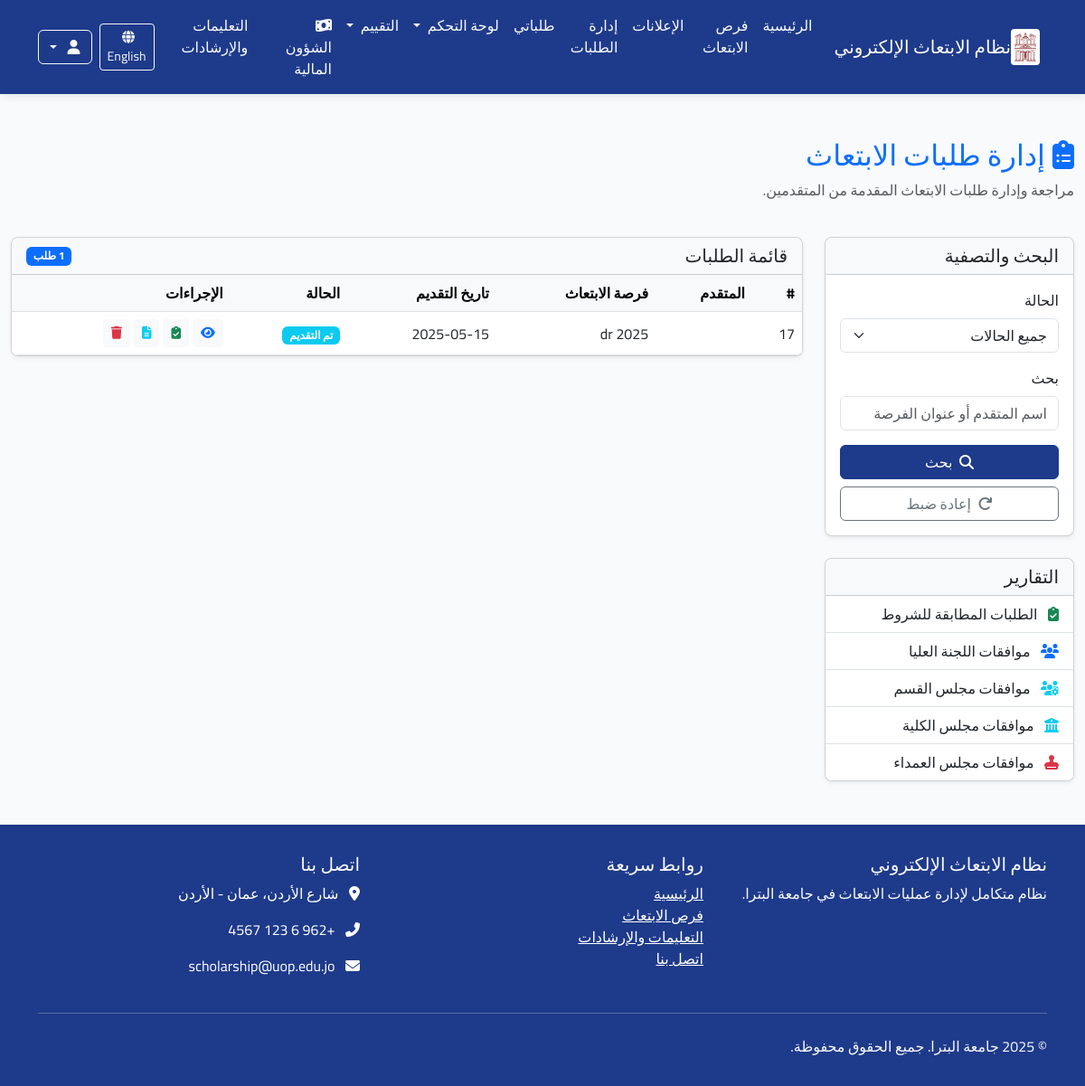
Page /ar/applications/ (signed in) on the earlier database version.
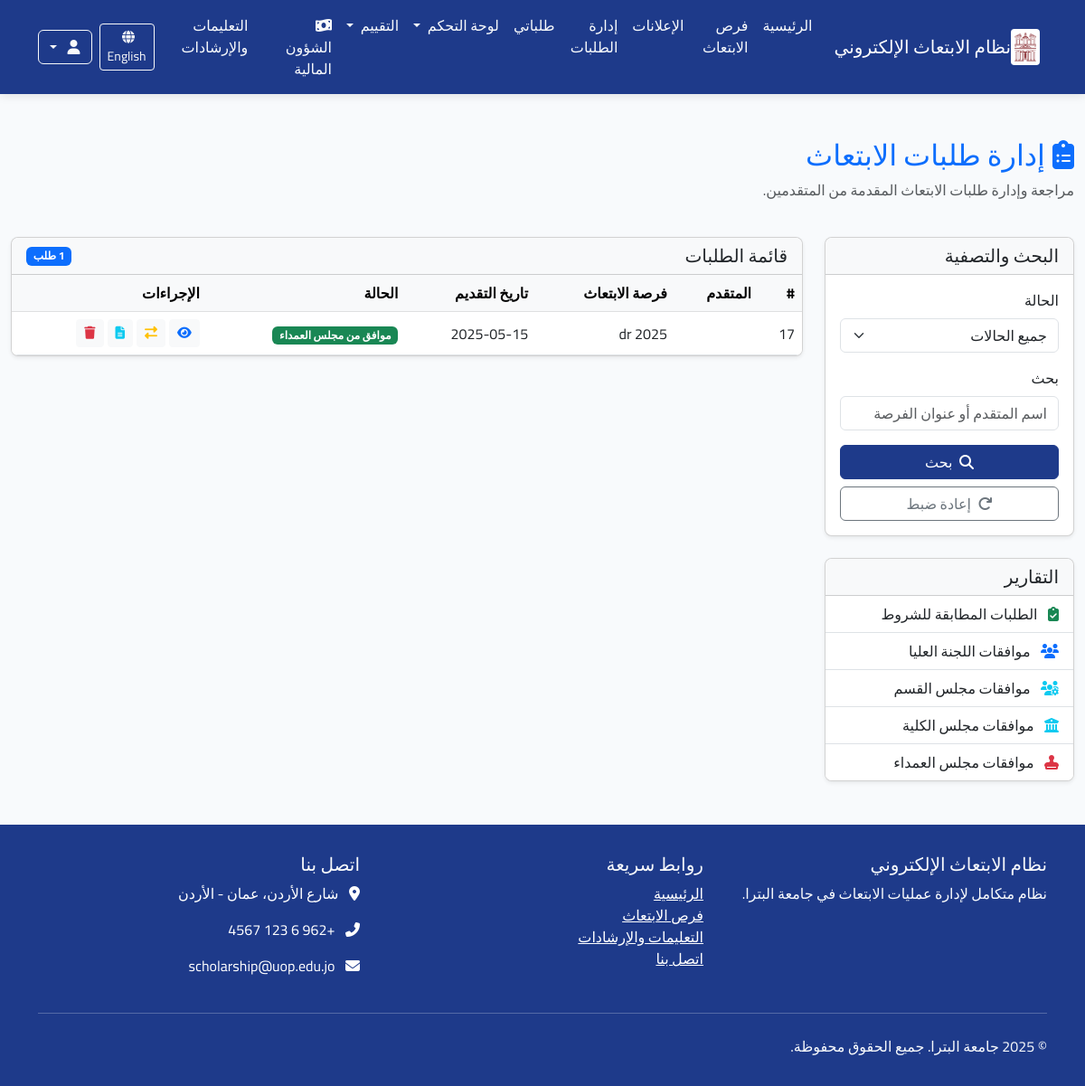
Same page on the later database version.
### applications/models.py (models this page shows, shortened)
class Application(models.Model):
    scholarship = models.ForeignKey(Scholarship, verbose_name=_("فرصة الابتعاث"), on_delete=models.CASCADE,
                                    related_name="applications")
    applicant = models.ForeignKey(User, verbose_name=_("المتقدم"), on_delete=models.CASCADE,
                                  related_name="applications")
    status = models.ForeignKey(ApplicationStatus, verbose_name=_("حالة الطلب"), on_delete=models.PROTECT,
                               related_name="applications")
    application_date = models.DateTimeField(_("تاريخ التقديم"), auto_now_add=True)
    last_update = models.DateTimeField(_("آخر تحديث"), auto_now=True)
    motivation_letter = models.TextField(_("خطاب الدوافع"),
                                         help_text=_("اشرح لماذا تريد التقدم لهذه الفرصة وما هي أهدافك"))
    research_proposal = models.TextField(_("مقترح البحث"), blank=True, null=True,
                                         help_text=_("إذا كان الابتعاث لدراسة الدكتوراه، أرفق مقترح البحث الخاص بك"))
    comments = models.TextField(_("ملاحظات إضافية"), blank=True, null=True,
                                help_text=_("أي معلومات إضافية تود إضافتها لطلبك"))
    acceptance_letter = models.BooleanField(_("هل لديك قبول مبدئي؟"), default=False)
    acceptance_university = models.CharField(_("اسم الجامعة التي لديك قبول فيها"), max_length=200, blank=True,
                                             null=True)
    admin_notes = models.TextField(_("ملاحظات إدارية"), blank=True, null=True)
    class Meta:
        verbose_name = _("طلب ابتعاث")
        verbose_name_plural = _("طلبات الابتعاث")
        ordering = ['-application_date']
        unique_together = ['scholarship', 'applicant']

class ApplicationStatus(models.Model):
    name = models.CharField(_("اسم الحالة"), max_length=100)
    description = models.TextField(_("الوصف"), blank=True, null=True)
    order = models.PositiveSmallIntegerField(_("الترتيب"), default=0)
    requires_attachment = models.BooleanField(_("تتطلب مرفقات"), default=False)
    class Meta:
        verbose_name = _("حالة الطلب")
        verbose_name_plural = _("حالات الطلبات")
        ordering = ['order']
    def __str__(self):
        return self.name

### announcements/models.py (models this page shows, shortened)
class Scholarship(models.Model):
    STATUS_CHOICES = (
        ('draft', _('مسودة')),
        ('published', _('منشور')),
        ('closed', _('مغلق')),
    )
    title = models.CharField(_("العنوان"), max_length=200)
    scholarship_type = models.ForeignKey(ScholarshipType, verbose_name=_("نوع الابتعاث"), on_delete=models.CASCADE,
                                         related_name="scholarships")
    description = models.TextField(_("الوصف"))
    requirements = models.TextField(_("المتطلبات"))
    benefits = models.TextField(_("المميزات"), blank=True, null=True)
    countries = models.CharField(_("الدول المتاحة"), max_length=255, blank=True, null=True)
    universities = models.TextField(_("الجامعات المتاحة"), blank=True, null=True)
    deadline = models.DateTimeField(_("الموعد النهائي للتقديم"))
    publication_date = models.DateTimeField(_("تاريخ النشر"), default=timezone.now)
    status = models.CharField(_("الحالة"), max_length=20, choices=STATUS_CHOICES, default='draft')
    max_applicants = models.PositiveIntegerField(_("الحد الأقصى للمتقدمين"), default=0, help_text=_("0 يعني غير محدود"))
    eligibility_criteria = models.TextField(_("معايير الأهلية"), blank=True, null=True)
    application_process = models.TextField(_("عملية التقديم"), blank=True, null=True)
    contact_info = models.TextField(_("معلومات الاتصال"), blank=True, null=True)
    attachment = models.FileField(_("مرفق"), upload_to='scholarship_attachments/', blank=True, null=True)
    created_by = models.ForeignKey(User, verbose_name=_("تم إنشاؤه بواسطة"), on_delete=models.CASCADE,
                                   related_name="created_scholarships")
    updated_at = models.DateTimeField(_("تم التحديث في"), auto_now=True)
    class Meta:
        verbose_name = _("فرصة ابتعاث")
        verbose_name_plural = _("فرص الابتعاث")
        ordering = ['-publication_date']

### applications/views.py (the view, shortened to what this page needs)
# urls.py: path('applications/', views.admin_applications_list, name='admin_applications_list'),
@login_required
@permission_required('applications.view_application')
def admin_applications_list(request):
    status_filter = request.GET.get('status')
    search_query = request.GET.get('search', '')
    applications = Application.objects.all().order_by('-application_date')
    if status_filter:
        applications = applications.filter(status_id=status_filter)
    paginator = Paginator(applications, 10)
    page = request.GET.get('page')
    applications_page = paginator.get_page(page)
    statuses = ApplicationStatus.objects.all()
    context = {
        'applications': applications_page,
        'statuses': statuses,
        'status_filter': status_filter,
        'search_query': search_query,
    }
    return render(request, 'applications/admin_applications_list.html', context)

### core/context_processors.py (called while the page is built)
def user_role(request):
    role = 'anonymous'
    if request.user.is_authenticated:
        role = request.user.profile.role
    return {
        'user_role': role
    }

### applications/templates/applications/admin_applications_list.html (shortened to what the changed rows need)
{% extends 'base.html' %}
{% load i18n %}
{% load static %}
{% block content %}
<div class="container-fluid my-5">
    <div class="row">
        <div class="col-12 mb-4">
            <h2 class="text-primary">
                <i class="fas fa-clipboard-list me-2"></i>{% trans "إدارة طلبات الابتعاث" %}
            </h2>
        </div>
        <div class="col-md-9">
            <div class="card shadow-sm">
                <div class="card-body p-0">
                    <div class="table-responsive">
                        <table class="table table-hover align-middle mb-0">
                            <thead class="table-light">
                                <tr>
                                    <th scope="col">#</th>
                                    <th scope="col">{% trans "المتقدم" %}</th>
                                    <th scope="col">{% trans "فرصة الابتعاث" %}</th>
                                    <th scope="col">{% trans "تاريخ التقديم" %}</th>
                                    <th scope="col">{% trans "الحالة" %}</th>
                                    <th scope="col">{% trans "الإجراءات" %}</th>
                                </tr>
                            </thead>
                            <tbody>
                                {% for application in applications %}
                                <tr>
                                    <td>{{ application.id }}</td>
                                    <td>{{ application.applicant.get_full_name }}</td>
                                    <td>{{ application.scholarship.title }}</td>
                                    <td>{{ application.application_date|date:"Y-m-d" }}</td>
                                    <td>
                                        {% if application.status.order == 0 %}
                                            <span class="badge bg-secondary">{{ application.status }}</span>
                                        {% elif application.status.order == 1 %}
                                            <span class="badge bg-info">{{ application.status }}</span>
                                        {% elif application.status.order == 2 %}
                                            <span class="badge bg-success">{{ application.status }}</span>
                                        {% elif application.status.order == 3 %}
                                            <span class="badge bg-danger">{{ application.status }}</span>
                                        {% elif application.status.order == 4 %}
                                            <span class="badge bg-primary">{{ application.status }}</span>
                                        {% elif application.status.order == 5 %}
                                            <span class="badge bg-danger">{{ application.status }}</span>
                                        {% elif application.status.order == 6 %}
                                            <span class="badge bg-primary">{{ application.status }}</span>
                                        {% elif application.status.order == 7 %}
                                            <span class="badge bg-danger">{{ application.status }}</span>
                                        {% elif application.status.order == 8 %}
                                            <span class="badge bg-primary">{{ application.status }}</span>
                                        {% elif application.status.order == 9 %}
                                            <span class="badge bg-danger">{{ application.status }}</span>
                                        {% elif application.status.order == 10 %}
                                            <span class="badge bg-success">{{ application.status }}</span>
                                        {% elif application.status.order == 11 %}
                                            <span class="badge bg-danger">{{ application.status }}</span>
                                        {% else %}
                                            <span class="badge bg-secondary">{{ application.status }}</span>
                                        {% endif %}
                                    </td>
                                    <td>
                                        <div class="d-flex flex-wrap gap-1">
                                            <a href="{% url 'applications:application_detail' application.id %}" class="btn btn-sm btn-light" data-bs-toggle="tooltip" title="{% trans 'عرض التفاصيل' %}">
                                                <i class="fas fa-eye text-primary"></i>
                                            </a>
                                            {% if application.status.order == 1 %}
                                            <a href="{% url 'applications:check_requirements' application.id %}" class="btn btn-sm btn-light" data-bs-toggle="tooltip" title="{% trans 'مطابقة الشروط' %}">
                                                <i class="fas fa-clipboard-check text-success"></i>
                                            </a>
                                            {% elif application.status.order == 2 %}
                                            <a href="{% url 'applications:higher_committee_approval' application.id %}" class="btn btn-sm btn-light" data-bs-toggle="tooltip" title="{% trans 'موافقة اللجنة العليا' %}">
                                                <i class="fas fa-users text-primary"></i>
                                            </a>
                                            {% elif application.status.order == 4 %}
                                            <a href="{% url 'applications:department_council_approval' application.id %}" class="btn btn-sm btn-light" data-bs-toggle="tooltip" title="{% trans 'موافقة مجلس القسم' %}">
                                                <i class="fas fa-users-cog text-info"></i>
                                            </a>
                                            {% elif application.status.order == 6 %}
                                            <a href="{% url 'applications:faculty_council_approval' application.id %}" class="btn btn-sm btn-light" data-bs-toggle="tooltip" title="{% trans 'موافقة مجلس الكلية' %}">
                                                <i class="fas fa-university text-info"></i>
                                            </a>
                                            {% elif application.status.order == 8 %}
                                            <a href="{% url 'applications:deans_council_approval' application.id %}" class="btn btn-sm btn-light" data-bs-toggle="tooltip" title="{% trans 'موافقة مجلس العمداء' %}">
                                                <i class="fas fa-stamp text-danger"></i>
                                            </a>
                                            {% else %}
                                            <a href="{% url 'applications:change_status' application.id %}" class="btn btn-sm btn-light" data-bs-toggle="tooltip" title="{% trans 'تغيير الحالة' %}">
                                                <i class="fas fa-exchange-alt text-warning"></i>
                                            </a>
                                            {% endif %}
                                            <a href="{% url 'applications:application_full_report' application.id %}" class="btn btn-sm btn-light" data-bs-toggle="tooltip" title="{% trans 'تقرير كامل' %}">
                                                <i class="fas fa-file-alt text-info"></i>
                                            </a>
                                            <a href="{% url 'applications:delete_application' application.id %}" class="btn btn-sm btn-light" data-bs-toggle="tooltip" title="{% trans 'حذف الطلب' %}">
                                                <i class="fas fa-trash text-danger"></i>
                                            </a>
                                        </div>
                                    </td>
                                </tr>
                                {% endfor %}
                            </tbody>
                        </table>
                    </div>
                </div>
            </div>
        </div>
    </div>
</div>
{% endblock %}

Differences in the rows shown:
changed Application id 17: status_id 4 → 13 (drawn); status "تم التقديم" → "موافق من مجلس العمداء"
